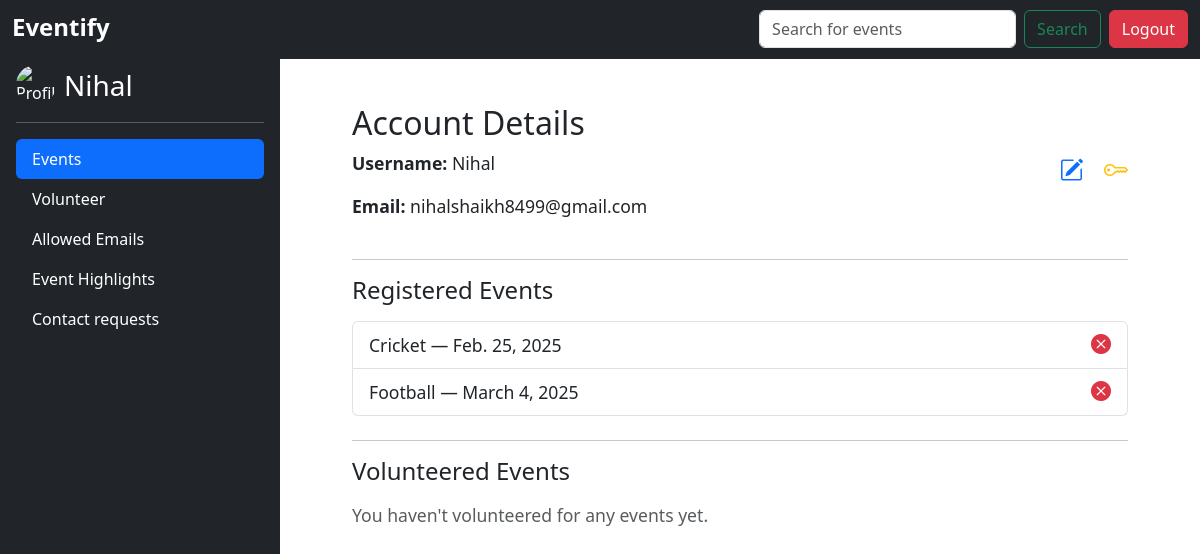
The app's page /profile/ (signed in), older data.
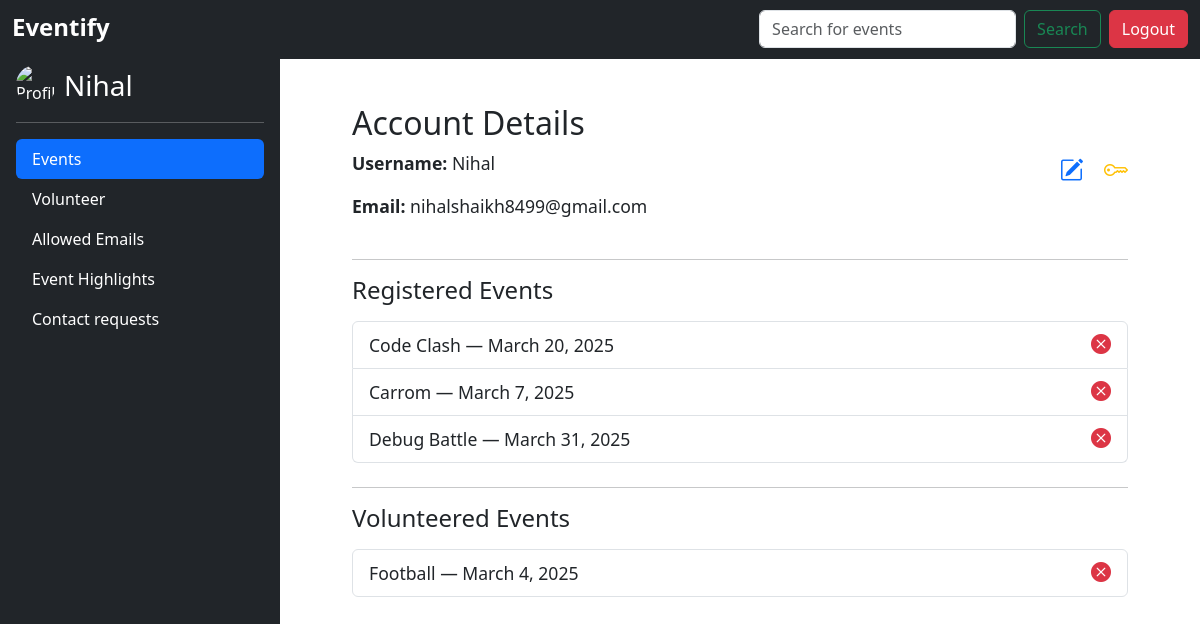
The same page, newer data.
### events/models.py (models this page shows, shortened)
class EventRegistration(models.Model):
    DEPARTMENT_CHOICES = [
        ('FY MCA', 'First Year MCA'),
        ('SY MCA', 'Second Year MCA'),
        ('FY MBA', 'First Year MBA'),
        ('SY MBA', 'Second Year MBA'),
    ]
    user = models.ForeignKey(User, on_delete=models.CASCADE)
    event = models.ForeignKey(Event, on_delete=models.CASCADE)
    phone_number = models.CharField(max_length=10)
    department = models.CharField(max_length=10, choices=DEPARTMENT_CHOICES)
    players = models.JSONField()
    class Meta:
        unique_together = ('user', 'event')

class Event(models.Model):
    EVENT_CATEGORIES = [
        ('Coding', 'Coding Competition'),
        ('Sports', 'Sports Event'),
        ('Cultural', 'Cultural Event'),
        ('Other', 'Other'),
    ]
    name = models.CharField(max_length=255)
    description = models.TextField()
    category = models.CharField(max_length=20, choices=EVENT_CATEGORIES)
    date = models.DateField()
    time = models.TimeField()
    venue = models.CharField(max_length=255)
    image = models.ImageField(upload_to='event_images/', blank=True, null=True)
    min_players = models.PositiveIntegerField(default=1)
    max_players = models.PositiveIntegerField(default=1)
    created_at = models.DateTimeField(auto_now_add=True)
    rule_book = models.FileField(upload_to='rule_books/', blank=True, null=True)
    volunteer_requirement = models.PositiveIntegerField(default=0)
    registration_deadline = models.DateTimeField(null=True, blank=True)

class VolunteerRegistration(models.Model):
    DEPARTMENT_CHOICES = [
        ('FY MCA', 'First Year MCA'),
        ('SY MCA', 'Second Year MCA'),
        ('FY MBA', 'First Year MBA'),
        ('SY MBA', 'Second Year MBA'),
    ]
    user = models.ForeignKey(User, on_delete=models.CASCADE)
    event = models.ForeignKey(Event, on_delete=models.CASCADE)
    phone_number = models.CharField(max_length=10)
    department = models.CharField(max_length=10, choices=DEPARTMENT_CHOICES)
    name =  models.CharField(max_length=50)
    rollnumber = models.IntegerField()
    created_at = models.DateTimeField(auto_now_add=True)
    class Meta:
        unique_together = ('user', 'event')

### events/views.py (the view)
# urls.py: path('profile/', views.profile_view, name='profile'),
@login_required
def profile_view(request):
    registered_events = EventRegistration.objects.filter(user=request.user).select_related('event')
    volunteered_events = VolunteerRegistration.objects.filter(user=request.user).select_related('event')
    return render(request, 'profile.html', {
        'registered_events': registered_events,
        'volunteered_events': volunteered_events,
    })

### events/templates/profile.html
{% extends "base.html" %}
{% load static %}
{% block content %}
<link rel="stylesheet" href="https://cdn.jsdelivr.net/npm/bootstrap-icons@1.10.5/font/bootstrap-icons.css">
<div class="container py-5" style="max-width: 800px; font-size: 1.1rem;">
  <div class="mb-4 d-flex justify-content-between align-items-center">
    <div>
      <h2>Account Details</h2>
      <p><strong>Username:</strong> {{ request.user.username }}</p>
      <p><strong>Email:</strong> {{ request.user.email }}</p>
    </div>
    <div>
      <a href="{% url 'edit_profile' %}" class="text-decoration-none me-3" title="Edit Profile">
        <i class="bi bi-pencil-square fs-4 text-primary"></i>
      </a>
      <a href="{% url 'change_password' %}" class="text-decoration-none" title="Change Password">
        <i class="bi bi-key fs-4 text-warning"></i>
      </a>
    </div>
  </div>
  <hr>
  <div class="mb-4">
    <h4 class="mb-3">Registered Events</h4>
    {% if registered_events %}
      <ul class="list-group">
        {% for reg in registered_events %}
          <li class="list-group-item d-flex justify-content-between align-items-center">
            <a href="{% url 'event_detail' reg.event.id %}" class="text-decoration-none text-dark">
              {{ reg.event.name }} — {{ reg.event.date }}
            </a>
            <a href="{% url 'unregister_event' reg.id %}" class="text-danger" title="Unregister">
              <i class="bi bi-x-circle-fill fs-5"></i>
            </a>
          </li>
        {% endfor %}
      </ul>
    {% else %}
      <p class="text-muted">You haven't registered for any events yet.</p>
    {% endif %}
  </div>
  <hr>
  <div>
    <h4 class="mb-3">Volunteered Events</h4>
    {% if volunteered_events %}
      <ul class="list-group">
        {% for reg in volunteered_events %}
        <li class="list-group-item d-flex justify-content-between align-items-center">
          <a href="{% url 'event_detail' reg.event.id %}" class="text-decoration-none text-dark">
            {{ reg.event.name }} — {{ reg.event.date }}
          </a>
          <a href="{% url 'unregister_volunteer' reg.id %}" class="text-danger" title="Withdraw Volunteering">
            <i class="bi bi-x-circle-fill fs-5"></i>
          </a>
        </li>
      {% endfor %}
      </ul>
    {% else %}
      <p class="text-muted">You haven't volunteered for any events yet.</p>
    {% endif %}
  </div>
</div>
{% endblock %}

Row changes from the older to the newer data that the page shows:
removed EventRegistration: event.name "Cricket", event "Feb. 25, 2025"
removed EventRegistration: event.name "Football", event "March 4, 2025"
added EventRegistration: event.name "Code Clash", event "March 20, 2025"
added EventRegistration: event.name "Carrom", event "March 7, 2025"
added EventRegistration: event.name "Debug Battle", event "March 31, 2025"
added VolunteerRegistration: event.name "Football", event "March 4, 2025"
Text that changed along with them:
text no longer shown: "You haven't volunteered for any events yet."
